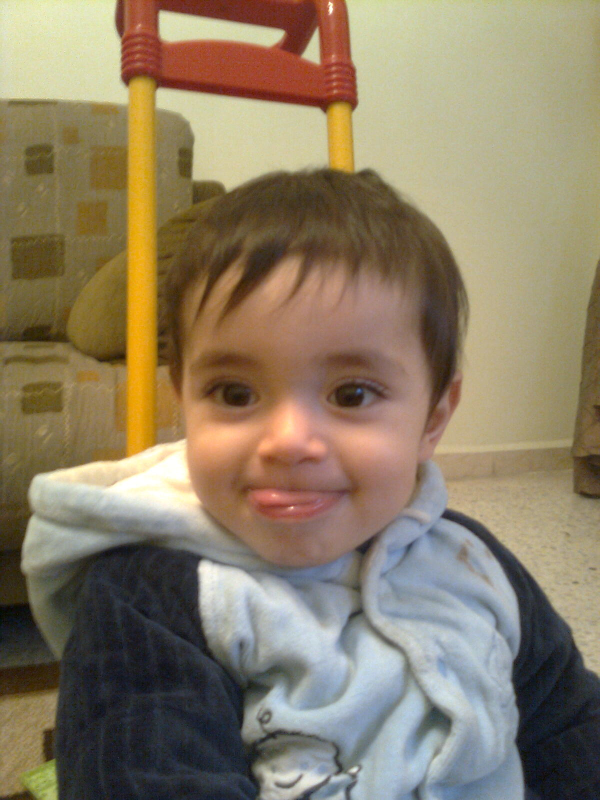
#> input picture test.jpg, 1200 x 1600 px (shown at 1/2 size)
$ python FaceDetection.py
#> lines starting #> are read from the running program, lines starting #| are printed output that depends on the picture; after the words box and inside, x2 and y2 are one past the last pixel; in counts of white or black regions, pixels touching at a corner belong together
import cv2

# Load the Haar Cascade Classifier for face detection
face_cascade = cv2.CascadeClassifier('haarcascade_frontalface_default.xml')

# Load the image
img = cv2.imread('test.jpg')
#> img is the input picture: shape (1600, 1200, 3); mean B, G, R 102.6, 126.4, 140.1

# Convert the image to grayscale
gray = cv2.cvtColor(img, cv2.COLOR_BGR2GRAY)
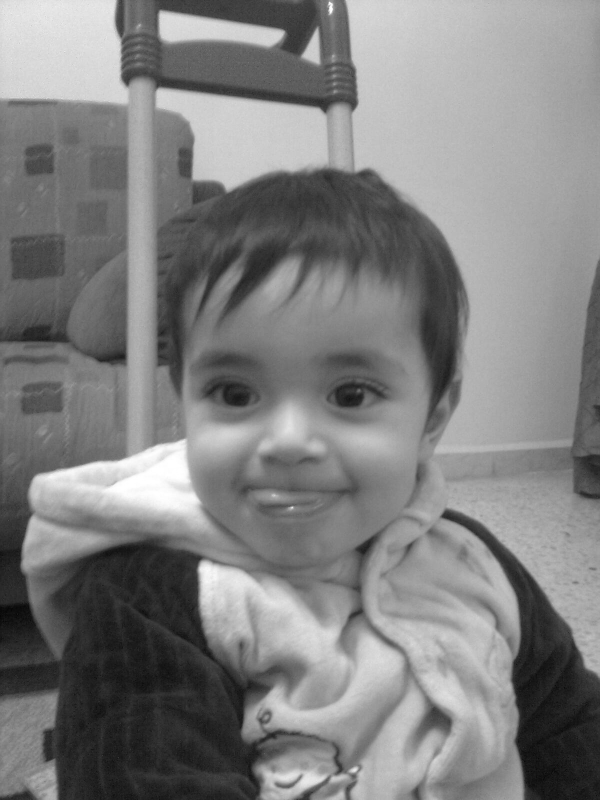
#> gray: shape (1600, 1200) (shown at 1/2 size); min 1, max 255, mean 127.8

# Detect faces in the grayscale image
faces = face_cascade.detectMultiScale(gray, scaleFactor=1.1, minNeighbors=4)
#> faces = [[258, 521, 667, 667]]

# Draw rectangles around the detected faces
for (x, y, w, h) in faces:
    cv2.rectangle(img, (x, y), (x + w, y + h), (225, 0, 0), 2)
#> this loop made 1 pass
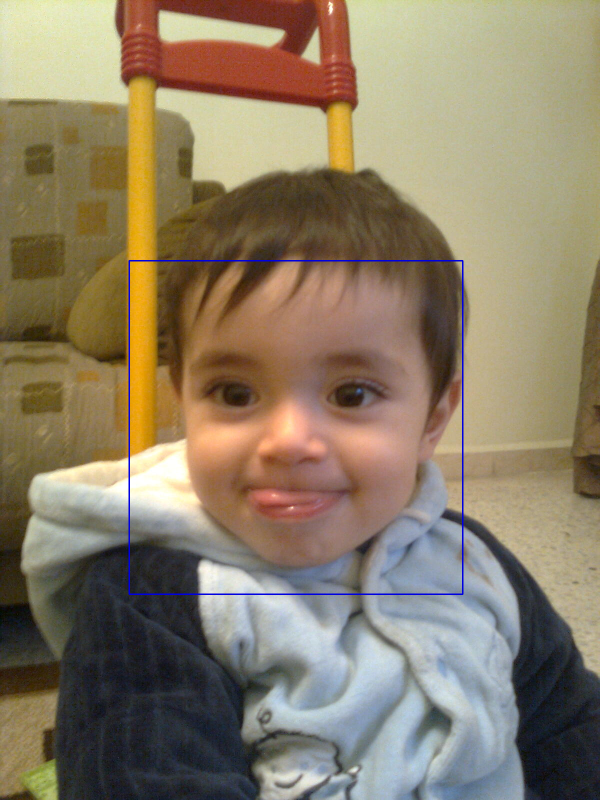
#> img: shape (1600, 1200, 3) (shown at 1/2 size); 0.42% of pixels changed, all inside (x1, y1, x2, y2) = (257, 520, 927, 1190)

# Display the image with the detected faces
cv2.imshow('Face Detection', img)

# Wait for a key press and close the window
cv2.waitKey(0)

# Save the image with rectangles drawn around faces
cv2.imwrite("face_detected.jpg", img)
